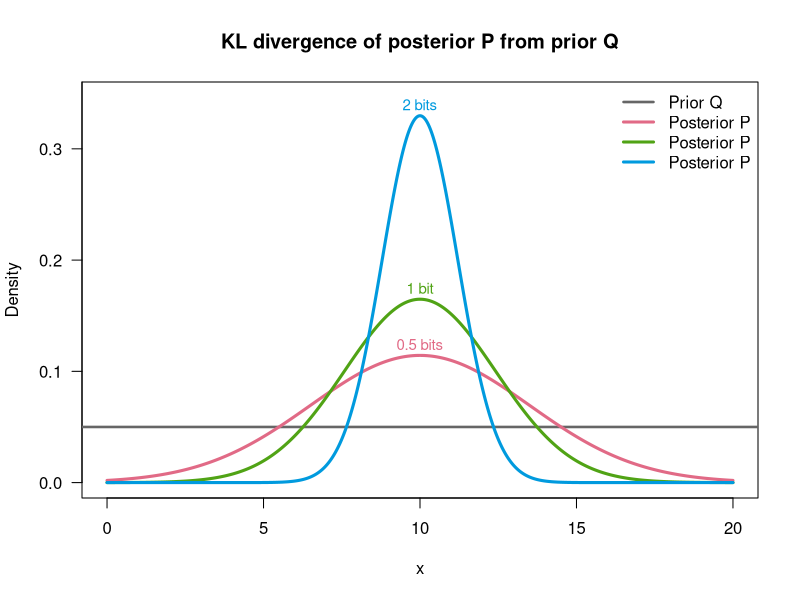

Recreate this plot in R.
# =============================================================================
# kl_prior_posterior_overview.R
# =============================================================================
#
# This script illustrates information gain in Bayesian inference. It compares
# two probability densities on the interval [0, 2*mu]: a uniform prior Q(x) and
# a truncated Gaussian posterior P(x) with mean mu.
#
# The script computes the Kullback-Leibler divergence D_KL(P || Q) in bits:
#
#   D_KL(P || Q) = integral_0^(2*mu) P(x) log2(P(x) / Q(x)) dx
#
# This divergence measures how much the posterior narrows relative to the prior.
# A smaller value of sigma makes P more concentrated and increases D_KL(P || Q).
# The script evaluates KL divergence from sampled densities, inverts that
# relationship to find sigma for a target bit count, plots the resulting
# density curves, and runs simple checks that stop execution if anything fails.
#
# Run the script with Rscript kl_prior_posterior_overview.R or source it from
# an interactive R session. The symbol mu denotes the center of the posterior
# and half the width of the support interval. The symbol sigma controls the
# spread of P before truncation. The symbol dx is the spacing between
# consecutive grid points from 0 to 2*mu.
# =============================================================================

# --- parameters ---

# mu is the center of the posterior and the upper support bound is 2*mu.
mu <- 10

# dx is the spacing between grid points used for trapezoidal integration. The
# ratio 2*mu/dx must be an integer so that the grid runs from 0 to 2*mu in
# steps of dx, inclusive of both endpoints.
dx <- 0.001

# target_bits lists the information levels, in bits, used for inversion and
# plotting.
target_bits <- c(0.5, 1, 2)

# plot_file is the path of the PDF written by the plotting code.
plot_file <- "kl_density_curves.pdf"

# --- helpers ---

# assert stops immediately with a readable message when condition is FALSE.
assert <- function(condition, message) {
  if (!isTRUE(condition)) {
    stop(message, call. = FALSE)
  }
  return(invisible(NULL))
}

# integrate_on_grid approximates the integral of a function sampled on the grid
# x using the trapezoidal rule. The arguments values and x must have the same
# length, and the grid spacing is inferred from x and mu.
integrate_on_grid <- function(values, x, mu) {
  if (length(values) != length(x)) {
    stop("values and x must have the same length.")
  }
  if (length(values) < 2) {
    stop("At least two grid points are required for trapezoidal integration.")
  }

  dx <- compute_grid_spacing(x, mu)
  n <- length(values)
  return(dx * (0.5 * values[1] + sum(values[2:(n - 1)]) + 0.5 * values[n]))
}

# compute_kl_divergence_discrete approximates D_KL(P || Q) in bits from density
# samples p and q on the grid x. Both densities must integrate to 1 within
# tol, and Q must be positive wherever P is positive.
compute_kl_divergence_discrete <- function(p, q, x, mu, tol = 1e-6) {
  if (length(p) != length(q)) {
    stop("p and q must have the same length.")
  }
  if (length(p) != length(x)) {
    stop("p and x must have the same length.")
  }
  if (any(p < 0, na.rm = TRUE) || any(q < 0, na.rm = TRUE)) {
    stop("Density samples must be non-negative.")
  }

  p_mass <- integrate_on_grid(p, x, mu)
  q_mass <- integrate_on_grid(q, x, mu)
  if (abs(p_mass - 1) > tol) {
    stop(sprintf("P does not integrate to 1 (integral = %.10f).", p_mass))
  }
  if (abs(q_mass - 1) > tol) {
    stop(sprintf("Q does not integrate to 1 (integral = %.10f).", q_mass))
  }

  # By the usual convention for KL divergence, terms where P is zero contribute
  # nothing, so those grid points are omitted from the sum.
  support <- p > 0
  if (!any(support)) {
    stop("P has no positive mass on the grid.")
  }
  if (any(q[support] <= 0, na.rm = TRUE)) {
    stop("Q must be positive wherever P is positive.")
  }

  integrand <- rep(0, length(p))
  integrand[support] <- p[support] * log2(p[support] / q[support])
  return(integrate_on_grid(integrand, x, mu))
}

# make_support_grid returns the sample points 0, dx, 2*dx, ..., 2*mu, including
# both endpoints. The result has n_bins + 1 points, where n_bins = 2*mu/dx.
make_support_grid <- function(mu, dx) {
  if (mu <= 0) {
    stop("mu must be positive.")
  }
  if (dx <= 0) {
    stop("dx must be positive.")
  }

  n_bins <- 2 * mu / dx
  if (abs(n_bins - round(n_bins)) > 1e-10) {
    stop("2 * mu / dx must be an integer for the requested grid spacing.")
  }

  x <- seq(0, 2 * mu, by = dx)
  if (abs(tail(x, 1) - 2 * mu) > 1e-10) {
    stop("Grid construction failed: last point is not 2 * mu.")
  }
  return(x)
}

# validate_support_grid checks that x is an evenly spaced grid from 0 to 2*mu.
# It raises an error if x[1] is not 0, if the final value is not 2*mu, or if
# the spacing between consecutive points is not uniform.
validate_support_grid <- function(x, mu, tol = 1e-8) {
  if (mu <= 0) {
    stop("mu must be positive.")
  }
  if (length(x) < 2) {
    stop("x must contain at least two grid points.")
  }
  if (any(is.na(x)) || is.na(mu)) {
    stop("x and mu must be finite.")
  }
  if (abs(x[1]) > tol) {
    stop("x[1] must be 0.")
  }
  if (abs(x[length(x)] - 2 * mu) > tol) {
    stop(sprintf("Final x value must be 2 * mu (expected %.10f, got %.10f).", 2 * mu, x[length(x)]))
  }

  steps <- diff(x)
  if (any(abs(steps - steps[1]) > tol)) {
    stop("x must be evenly spaced.")
  }

  expected_spacing <- (2 * mu) / (length(x) - 1)
  if (abs(steps[1] - expected_spacing) > tol) {
    stop(sprintf(
      "Grid spacing must equal 2 * mu / (length(x) - 1) (expected %.10f, got %.10f).",
      expected_spacing,
      steps[1]
    ))
  }

  return(invisible(NULL))
}

# compute_grid_spacing validates x and returns the spacing implied by the grid.
compute_grid_spacing <- function(x, mu, tol = 1e-8) {
  validate_support_grid(x, mu, tol)
  return((2 * mu) / (length(x) - 1))
}

# make_uniform_density evaluates the uniform prior Q(x) = 1 / (2*mu) at each
# point of the validated grid x.
make_uniform_density <- function(x, mu) {
  validate_support_grid(x, mu)
  return(rep(1 / (2 * mu), length(x)))
}

# make_truncated_gaussian_density evaluates the posterior density: a Gaussian
# N(mu, sigma^2) renormalized to integrate to 1 on [0, 2*mu]. Because that
# interval is symmetric about mu, the mean of the truncated distribution is
# also mu.
make_truncated_gaussian_density <- function(x, mu, sigma) {
  validate_support_grid(x, mu)
  if (sigma <= 0) {
    stop("sigma must be positive.")
  }

  lower <- 0
  upper <- 2 * mu
  norm_const <- pnorm((upper - mu) / sigma) - pnorm((lower - mu) / sigma)
  if (norm_const <= 0) {
    stop("Truncation interval has zero probability mass for the given parameters.")
  }

  return(dnorm((x - mu) / sigma) / (sigma * norm_const))
}

# compute_kl_bits_truncated_gaussian computes D_KL(P || Q) in bits for the
# truncated-Gaussian posterior P and uniform prior Q defined by mu, sigma, and dx.
compute_kl_bits_truncated_gaussian <- function(mu, sigma, dx, tol = 1e-6) {
  x <- make_support_grid(mu, dx)
  p <- make_truncated_gaussian_density(x, mu, sigma)
  q <- make_uniform_density(x, mu)
  return(compute_kl_divergence_discrete(p, q, x, mu, tol = tol))
}

# solve_sigma_for_bits finds the value of sigma such that D_KL(P || Q) equals
# target_bits. The divergence decreases as sigma increases, so there is at most
# one solution. The function uses uniroot after bracketing sigma automatically.
# A target of 0 bits corresponds to P equal to Q and has no finite sigma solution,
# so target_bits must be strictly positive.
solve_sigma_for_bits <- function(mu, target_bits, dx, tol = 1e-6, sigma_bounds = NULL) {
  if (mu <= 0) {
    stop("mu must be positive.")
  }
  if (target_bits <= 0) {
    stop("target_bits must be strictly positive.")
  }
  if (dx <= 0) {
    stop("dx must be positive.")
  }

  objective <- function(sigma) {
    return(compute_kl_bits_truncated_gaussian(mu, sigma, dx, tol = tol) - target_bits)
  }

  if (is.null(sigma_bounds)) {
    # A very large sigma makes P nearly flat, which gives a KL divergence below
    # the target, so sigma_hi is increased until the objective is non-positive.
    sigma_hi <- mu
    while (objective(sigma_hi) > 0 && sigma_hi < 1e6 * mu) {
      sigma_hi <- sigma_hi * 2
    }
    if (objective(sigma_hi) > 0) {
      stop("Could not bracket sigma: target_bits may be below the minimum achievable divergence.")
    }

    # A very small sigma makes P sharply peaked, which gives a KL divergence
    # above the target, so sigma_lo is increased until the objective is non-negative.
    # sigma_lo starts at dx because narrower peaks are not resolved reliably below that.
    sigma_lo <- dx
    while (objective(sigma_lo) < 0 && sigma_lo < sigma_hi / 2) {
      sigma_lo <- sigma_lo * 2
    }
    if (objective(sigma_lo) < 0) {
      stop(
        "Could not bracket sigma: target_bits may exceed the maximum achievable divergence ",
        "for the chosen dx."
      )
    }

    sigma_bounds <- c(sigma_lo, sigma_hi)
  }

  f_lo <- objective(sigma_bounds[1])
  f_hi <- objective(sigma_bounds[2])
  if (f_lo * f_hi > 0) {
    stop("Supplied sigma_bounds do not bracket the target_bits solution.")
  }

  root <- uniroot(objective, interval = sigma_bounds, tol = .Machine$double.eps^0.5)$root
  return(root)
}

# make_p_density_for_bits builds the posterior P that achieves the requested KL
# divergence from the prior in bits. It returns the grid x, the density p, the
# fitted sigma, and the achieved bit count.
make_p_density_for_bits <- function(mu, target_bits, dx) {
  x <- make_support_grid(mu, dx)
  sigma <- solve_sigma_for_bits(mu, target_bits, dx)
  return(list(
    x = x,
    p = make_truncated_gaussian_density(x, mu, sigma),
    sigma = sigma,
    bits = compute_kl_bits_truncated_gaussian(mu, sigma, dx)
  ))
}

# --- plots ---

# plot_kl_density_curves draws the uniform prior Q and one truncated Gaussian
# posterior P for each target bit level. The prior uses gray40; each posterior
# uses a distinct Dark 3 color. Bit labels appear on the curves, and the legend
# lists the prior plus one Posterior P entry per curve color. If output_file is NULL,
# the plot is drawn on the active graphics device; otherwise it is written to a PDF.
plot_kl_density_curves <- function(mu, dx, target_bits, output_file = NULL) {
  q_level <- 1 / (2 * mu)
  curves <- lapply(target_bits, function(bits) make_p_density_for_bits(mu, bits, dx))
  y_max <- max(c(q_level, unlist(lapply(curves, function(curve) curve$p))))
  prior_lwd <- 2.5
  posterior_lwd <- 3
  prior_col <- "gray40"
  posterior_cols <- hcl.colors(length(curves), palette = "Dark 3")
  bit_labels <- paste0(target_bits, " bit", ifelse(target_bits == 1, "", "s"))

  y_upper <- y_max * 1.05
  y_ticks <- pretty(c(0, y_upper), n = 4)

  draw <- function() {
    plot(
      NA,
      xlim = c(0, 2 * mu),
      ylim = c(0, y_upper),
      xlab = expression(x),
      ylab = "Density",
      main = "KL divergence of posterior P from prior Q",
      yaxt = "n"
    )

    axis(2, at = y_ticks, las = 1)

    abline(h = q_level, lty = 1, col = prior_col, lwd = prior_lwd)

    for (i in seq_along(curves)) {
      curve <- curves[[i]]
      curve_col <- posterior_cols[i]
      lines(curve$x, curve$p, lty = 1, lwd = posterior_lwd, col = curve_col)

      peak_idx <- which.min(abs(curve$x - mu))
      label_gap <- 0.015 * y_max
      text(
        mu,
        curve$p[peak_idx] + label_gap,
        labels = bit_labels[i],
        adj = c(0.5, 0),
        cex = 0.9,
        col = curve_col
      )
    }

    legend(
      "topright",
      legend = c("Prior Q", rep("Posterior P", length(curves))),
      col = c(prior_col, posterior_cols),
      lty = 1,
      lwd = c(prior_lwd, rep(posterior_lwd, length(curves))),
      bty = "n"
    )

    return(invisible(NULL))
  }

  if (is.null(output_file)) {
    draw()
  } else {
    pdf(output_file, width = 8, height = 5)
    on.exit(dev.off(), add = TRUE)
    draw()
  }

  return(invisible(curves))
}

# --- tests ---
#
# These checks run every time the script is sourced. Any failure stops execution.

x <- make_support_grid(mu, dx)
q <- make_uniform_density(x, mu)
assert(abs(integrate_on_grid(q, x, mu) - 1) < 1e-6, "prior Q should integrate to 1")

bad_x <- x
bad_x[length(bad_x)] <- 2 * mu + compute_grid_spacing(x, mu)
err_grid <- tryCatch(
  make_uniform_density(bad_x, mu),
  error = function(e) conditionMessage(e)
)
assert(grepl("Final x value must be 2 * mu", err_grid, fixed = TRUE), "make_uniform_density should reject invalid grids")

for (bits in target_bits) {
  sigma <- solve_sigma_for_bits(mu, bits, dx)
  achieved <- compute_kl_bits_truncated_gaussian(mu, sigma, dx)
  assert(
    abs(achieved - bits) < 1e-4,
    sprintf(
      "solve_sigma_for_bits failed for %.1f bits (achieved %.6f, sigma %.6f)",
      bits, achieved, sigma
    )
  )
}

# The next check deliberately breaks normalization and confirms that
# compute_kl_divergence_discrete rejects the invalid density.
p_bad <- make_truncated_gaussian_density(x, mu, 2) * 1.01
err <- tryCatch(
  compute_kl_divergence_discrete(p_bad, q, x, mu),
  error = function(e) conditionMessage(e)
)
assert(
  grepl("does not integrate to 1", err),
  "compute_kl_divergence_discrete should reject non-normalized P"
)

# --- run ---

curves <- plot_kl_density_curves(mu, dx, target_bits, output_file = plot_file)

cat("\nPosterior standard deviations (sigma) for each target KL divergence:\n")
cat(sprintf("  mu = %.4f\n", mu))
for (i in seq_along(curves)) {
  cat(sprintf(
    "  %.1f bits: sigma = %.6f (achieved %.6f bits)\n",
    target_bits[i],
    curves[[i]]$sigma,
    curves[[i]]$bits
  ))
}

cat("\nAll checks passed. Wrote plot to", plot_file, "\n")
